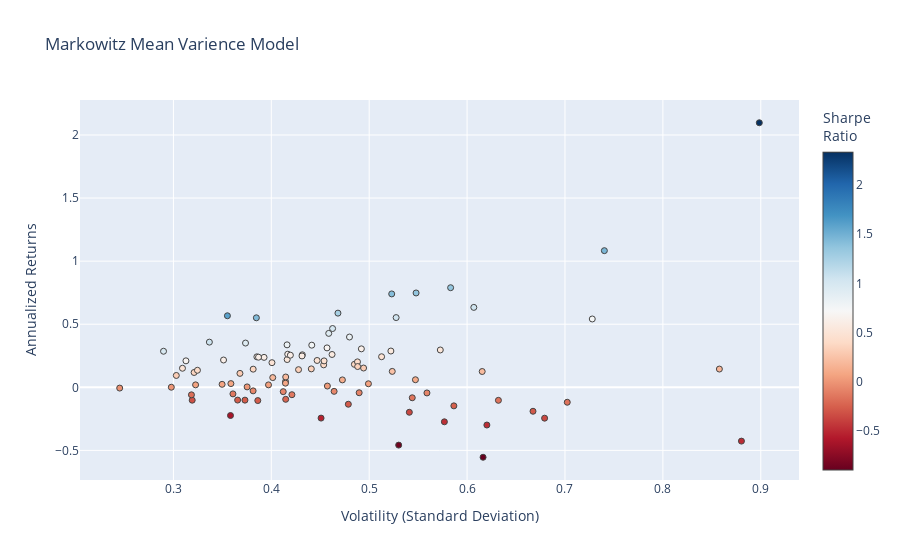

Notebook cell for this chart:
### Code cell
hover_texts = [
    f"{ticker} <br>Volatility: {vol:.3f} <br>Returns: {ret:.3%} <br>Sharpe Ratio: {sr:.3f}"
    for ticker, vol, ret, sr in zip(names, volatility, annualized_returns, sharpe_ratios)
]

fig = go.Figure(data=go.Scatter(
    x=volatility,
    y=annualized_returns,
    mode='markers',
    hoverinfo='text',
    hovertext=hover_texts,
    marker=dict(color=sharpe_ratios, colorscale = 'RdBu', size=6, line=dict(width=1), colorbar=dict(title="Sharpe<br>Ratio")
    )
))

fig.update_layout(
    title='Markowitz Mean Varience Model',
    xaxis_title='Volatility (Standard Deviation)',
    yaxis_title='Annualized Returns',
)

fig.show()

### Figure 1 — Plotly figure (JSON) as saved in the notebook; plotly's stock layout.template omitted (floating-point values rounded to 4 significant figures)
{"data": [{"hoverinfo": "text", "hovertext": ["GIS_Close <br>Volatility: 0.309 <br>Returns: 15.105% <br>Sharpe Ratio: 0.488", "WMT_Close <br>Volatility: 0.313 <br>Returns: 20.983% <br>Sharpe Ratio: 0.671", "ORCL_Close <br>Volatility: 0.401 <br>Returns: 19.527% <br>Sharpe Ratio: 0.487", "GS_Close <br>Volatility: 0.524 <br>Returns: 12.618% <br>Sharpe Ratio: 0.241", "TMO_Close <br>Volatility: 0.374 <br>Returns: 35.075% <br>Sharpe Ratio: 0.939", "ACN_Close <br>Volatility: 0.416 <br>Returns: 22.015% <br>Sharpe Ratio: 0.529", "DUK_Close <br>Volatility: 0.415 <br>Returns: 4.539% <br>Sharpe Ratio: 0.110", "NVDA_Close <br>Volatility: 0.583 <br>Returns: 78.950% <br>Sharpe Ratio: 1.354", "BMY_Close <br>Volatility: 0.298 <br>Returns: 0.066% <br>Sharpe Ratio: 0.002", "NEE_Close <br>Volatility: 0.417 <br>Returns: 26.242% <br>Sharpe Ratio: 0.630", "SRE_Close <br>Volatility: 0.479 <br>Returns: -13.414% <br>Sharpe Ratio: -0.280", "IBM_Close <br>Volatility: 0.412 <br>Returns: -3.438% <br>Sharpe Ratio: -0.083", "ISRG_Close <br>Volatility: 0.457 <br>Returns: 31.244% <br>Sharpe Ratio: 0.684", "BABA_Close <br>Volatility: 0.415 <br>Returns: 8.165% <br>Sharpe Ratio: 0.197", "CPB_Close <br>Volatility: 0.323 <br>Returns: 1.937% <br>Sharpe Ratio: 0.060", "MS_Close <br>Volatility: 0.573 <br>Returns: 29.594% <br>Sharpe Ratio: 0.517", "RMD_Close <br>Volatility: 0.492 <br>Returns: 30.490% <br>Sharpe Ratio: 0.620", "EXC_Close <br>Volatility: 0.490 <br>Returns: -4.296% <br>Sharpe Ratio: -0.088", "AMD_Close <br>Volatility: 0.607 <br>Returns: 63.359% <br>Sharpe Ratio: 1.044", "VRTX_Close <br>Volatility: 0.473 <br>Returns: 5.877% <br>Sharpe Ratio: 0.124", "KO_Close <br>Volatility: 0.350 <br>Returns: 2.369% <br>Sharpe Ratio: 0.068", "TXN_Close <br>Volatility: 0.432 <br>Returns: 25.771% <br>Sharpe Ratio: 0.597", "MCD_Close <br>Volatility: 0.401 <br>Returns: 7.720% <br>Sharpe Ratio: 0.192", "JNJ_Close <br>Volatility: 0.303 <br>Returns: 9.397% <br>Sharpe Ratio: 0.310", "HON_Close <br>Volatility: 0.453 <br>Returns: 17.805% <br>Sharpe Ratio: 0.393", "PYPL_Close <br>Volatility: 0.523 <br>Returns: 74.029% <br>Sharpe Ratio: 1.415", "MRK_Close <br>Volatility: 0.319 <br>Returns: -10.200% <br>Sharpe Ratio: -0.320", "UBER_Close <br>Volatility: 0.728 <br>Returns: 54.160% <br>Sharpe Ratio: 0.744", "XOM_Close <br>Volatility: 0.530 <br>Returns: -45.815% <br>Sharpe Ratio: -0.864", "GM_Close <br>Volatility: 0.615 <br>Returns: 12.534% <br>Sharpe Ratio: 0.204", "KR_Close <br>Volatility: 0.321 <br>Returns: 11.767% <br>Sharpe Ratio: 0.366", "LMT_Close <br>Volatility: 0.415 <br>Returns: -9.516% <br>Sharpe Ratio: -0.229", "TSLA_Close <br>Volatility: 0.898 <br>Returns: 209.696% <br>Sharpe Ratio: 2.334", "REGN_Close <br>Volatility: 0.431 <br>Returns: 24.871% <br>Sharpe Ratio: 0.577", "AMGN_Close <br>Volatility: 0.381 <br>Returns: -2.820% <br>Sharpe Ratio: -0.074", "UNH_Close <br>Volatility: 0.485 <br>Returns: 18.210% <br>Sharpe Ratio: 0.376", "T_Close <br>Volatility: 0.358 <br>Returns: -22.344% <br>Sharpe Ratio: -0.624", "ADBE_Close <br>Volatility: 0.480 <br>Returns: 39.865% <br>Sharpe Ratio: 0.831", "VZ_Close <br>Volatility: 0.245 <br>Returns: -0.605% <br>Sharpe Ratio: -0.025", "WFC_Close <br>Volatility: 0.616 <br>Returns: -55.430% <br>Sharpe Ratio: -0.899", "GILD_Close <br>Volatility: 0.373 <br>Returns: -10.162% <br>Sharpe Ratio: -0.272", "EW_Close <br>Volatility: 0.441 <br>Returns: 14.610% <br>Sharpe Ratio: 0.331", "DIS_Close <br>Volatility: 0.488 <br>Returns: 20.167% <br>Sharpe Ratio: 0.413", "ABBV_Close <br>Volatility: 0.351 <br>Returns: 21.647% <br>Sharpe Ratio: 0.616", "BIIB_Close <br>Volatility: 0.667 <br>Returns: -18.970% <br>Sharpe Ratio: -0.284", "LYFT_Close <br>Volatility: 0.858 <br>Returns: 14.478% <br>Sharpe Ratio: 0.169", "MO_Close <br>Volatility: 0.366 <br>Returns: -10.116% <br>Sharpe Ratio: -0.277", "BSX_Close <br>Volatility: 0.451 <br>Returns: -24.400% <br>Sharpe Ratio: -0.541", "DHR_Close <br>Volatility: 0.337 <br>Returns: 35.814% <br>Sharpe Ratio: 1.064", "MDT_Close <br>Volatility: 0.414 <br>Returns: 3.293% <br>Sharpe Ratio: 0.079", "SPOT_Close <br>Volatility: 0.548 <br>Returns: 74.788% <br>Sharpe Ratio: 1.365", "META_Close <br>Volatility: 0.462 <br>Returns: 26.030% <br>Sharpe Ratio: 0.563", "PG_Close <br>Volatility: 0.325 <br>Returns: 13.501% <br>Sharpe Ratio: 0.416", "UA_Close <br>Volatility: 0.679 <br>Returns: -24.459% <br>Sharpe Ratio: -0.360", "COST_Close <br>Volatility: 0.290 <br>Returns: 28.590% <br>Sharpe Ratio: 0.986", "V_Close <br>Volatility: 0.428 <br>Returns: 13.994% <br>Sharpe Ratio: 0.327", "QCOM_Close <br>Volatility: 0.528 <br>Returns: 55.263% <br>Sharpe Ratio: 1.048", "GE_Close <br>Volatility: 0.632 <br>Returns: -10.323% <br>Sharpe Ratio: -0.163", "MMM_Close <br>Volatility: 0.375 <br>Returns: 0.330% <br>Sharpe Ratio: 0.009", "SAP_Close <br>Volatility: 0.464 <br>Returns: -3.194% <br>Sharpe Ratio: -0.069", "LLY_Close <br>Volatility: 0.419 <br>Returns: 25.453% <br>Sharpe Ratio: 0.607", "DE_Close <br>Volatility: 0.459 <br>Returns: 42.745% <br>Sharpe Ratio: 0.932", "BAC_Close <br>Volatility: 0.586 <br>Returns: -14.706% <br>Sharpe Ratio: -0.251", "ETN_Close <br>Volatility: 0.513 <br>Returns: 24.236% <br>Sharpe Ratio: 0.473", "PM_Close <br>Volatility: 0.397 <br>Returns: 1.919% <br>Sharpe Ratio: 0.048", "SYK_Close <br>Volatility: 0.494 <br>Returns: 15.287% <br>Sharpe Ratio: 0.309", "SNAP_Close <br>Volatility: 0.740 <br>Returns: 108.305% <br>Sharpe Ratio: 1.463", "MSFT_Close <br>Volatility: 0.441 <br>Returns: 33.406% <br>Sharpe Ratio: 0.757", "NKE_Close <br>Volatility: 0.416 <br>Returns: 33.675% <br>Sharpe Ratio: 0.809", "CAT_Close <br>Volatility: 0.454 <br>Returns: 20.953% <br>Sharpe Ratio: 0.462", "EMR_Close <br>Volatility: 0.547 <br>Returns: 6.008% <br>Sharpe Ratio: 0.110", "BTI_Close <br>Volatility: 0.361 <br>Returns: -5.213% <br>Sharpe Ratio: -0.144", "SO_Close <br>Volatility: 0.457 <br>Returns: 0.996% <br>Sharpe Ratio: 0.022", "CVX_Close <br>Volatility: 0.620 <br>Returns: -29.888% <br>Sharpe Ratio: -0.482", "AAPL_Close <br>Volatility: 0.468 <br>Returns: 58.803% <br>Sharpe Ratio: 1.256", "ABT_Close <br>Volatility: 0.393 <br>Returns: 23.745% <br>Sharpe Ratio: 0.605", "JPM_Close <br>Volatility: 0.544 <br>Returns: -8.287% <br>Sharpe Ratio: -0.152", "SYY_Close <br>Volatility: 0.702 <br>Returns: -11.836% <br>Sharpe Ratio: -0.169", "GOOG_Close <br>Volatility: 0.385 <br>Returns: 24.168% <br>Sharpe Ratio: 0.627", "ZBH_Close <br>Volatility: 0.499 <br>Returns: 2.809% <br>Sharpe Ratio: 0.056", "BA_Close <br>Volatility: 0.880 <br>Returns: -42.649% <br>Sharpe Ratio: -0.485", "CSCO_Close <br>Volatility: 0.421 <br>Returns: -5.864% <br>Sharpe Ratio: -0.139", "F_Close <br>Volatility: 0.559 <br>Returns: -4.460% <br>Sharpe Ratio: -0.080", "AMZN_Close <br>Volatility: 0.385 <br>Returns: 55.101% <br>Sharpe Ratio: 1.432", "PEP_Close <br>Volatility: 0.368 <br>Returns: 11.037% <br>Sharpe Ratio: 0.300", "MA_Close <br>Volatility: 0.488 <br>Returns: 16.468% <br>Sharpe Ratio: 0.337", "CMCSA_Close <br>Volatility: 0.381 <br>Returns: 14.383% <br>Sharpe Ratio: 0.377", "RTX_Close <br>Volatility: 0.577 <br>Returns: -27.337% <br>Sharpe Ratio: -0.474", "INTC_Close <br>Volatility: 0.541 <br>Returns: -19.777% <br>Sharpe Ratio: -0.366", "PFE_Close <br>Volatility: 0.359 <br>Returns: 2.947% <br>Sharpe Ratio: 0.082", "RDY_Close <br>Volatility: 0.355 <br>Returns: 56.708% <br>Sharpe Ratio: 1.597", "K_Close <br>Volatility: 0.318 <br>Returns: -5.956% <br>Sharpe Ratio: -0.187", "NFLX_Close <br>Volatility: 0.463 <br>Returns: 46.595% <br>Sharpe Ratio: 1.007", "AEP_Close <br>Volatility: 0.386 <br>Returns: -10.503% <br>Sharpe Ratio: -0.272", "CRM_Close <br>Volatility: 0.522 <br>Returns: 28.769% <br>Sharpe Ratio: 0.551", "HD_Close <br>Volatility: 0.447 <br>Returns: 21.279% <br>Sharpe Ratio: 0.476", "GOOGL_Close <br>Volatility: 0.387 <br>Returns: 23.883% <br>Sharpe Ratio: 0.617"], "marker": {"color": [0.4884, 0.6708, 0.4874, 0.241, 0.9387, 0.5289, 0.1095, 1.354, 0.002229, 0.6296, -0.2802, -0.08341, 0.6838, 0.1969, 0.06005, 0.5168, 0.6197, -0.08773, 1.044, 0.1244, 0.06774, 0.597, 0.1923, 0.3102, 0.3926, 1.415, -0.3195, 0.7441, -0.8642, 0.2037, 0.3664, -0.2295, 2.334, 0.5766, -0.07394, 0.3755, -0.6236, 0.8307, -0.0247, -0.8994, -0.2724, 0.3314, 0.4132, 0.6164, -0.2843, 0.1688, -0.2767, -0.5412, 1.064, 0.07944, 1.365, 0.5634, 0.416, -0.3601, 0.9862, 0.3271, 1.048, -0.1633, 0.008799, -0.06882, 0.6067, 0.932, -0.2507, 0.4728, 0.04832, 0.3093, 1.463, 0.7569, 0.8093, 0.4616, 0.1098, -0.1445, 0.02178, -0.4819, 1.256, 0.6048, -0.1523, -0.1685, 0.6273, 0.05627, -0.4845, -0.1393, -0.07979, 1.432, 0.3, 0.3373, 0.377, -0.4739, -0.3656, 0.08215, 1.597, -0.187, 1.007, -0.272, 0.5509, 0.4763, 0.6173], "colorbar": {"title": {"text": "Sharpe<br>Ratio"}}, "colorscale": [[0, "rgb(103,0,31)"], [0.1, "rgb(178,24,43)"], [0.2, "rgb(214,96,77)"], [0.3, "rgb(244,165,130)"], [0.4, "rgb(253,219,199)"], [0.5, "rgb(247,247,247)"], [0.6, "rgb(209,229,240)"], [0.7, "rgb(146,197,222)"], [0.8, "rgb(67,147,195)"], [0.9, "rgb(33,102,172)"], [1, "rgb(5,48,97)"]], "line": {"width": 1}, "size": 6}, "mode": "markers", "type": "scatter", "x": [0.3093, 0.3128, 0.4007, 0.5235, 0.3737, 0.4162, 0.4145, 0.5832, 0.2979, 0.4168, 0.4787, 0.4122, 0.4569, 0.4147, 0.3227, 0.5726, 0.492, 0.4898, 0.6069, 0.4726, 0.3497, 0.4317, 0.4015, 0.303, 0.4535, 0.523, 0.3192, 0.7279, 0.5301, 0.6154, 0.3211, 0.4147, 0.8985, 0.4314, 0.3814, 0.4849, 0.3583, 0.4799, 0.2451, 0.6163, 0.3731, 0.4409, 0.488, 0.3512, 0.6673, 0.8577, 0.3656, 0.4508, 0.3367, 0.4145, 0.5479, 0.4621, 0.3245, 0.6792, 0.2899, 0.4278, 0.5275, 0.632, 0.3753, 0.4642, 0.4195, 0.4587, 0.5865, 0.5127, 0.3971, 0.4943, 0.7402, 0.4413, 0.4161, 0.4539, 0.5472, 0.3608, 0.4573, 0.6202, 0.4681, 0.3926, 0.544, 0.7023, 0.3853, 0.4992, 0.8803, 0.4211, 0.559, 0.3847, 0.368, 0.4882, 0.3815, 0.5768, 0.541, 0.3587, 0.3552, 0.3184, 0.4626, 0.3862, 0.5222, 0.4468, 0.3869], "y": [0.1511, 0.2098, 0.1953, 0.1262, 0.3507, 0.2202, 0.04539, 0.7895, 0.0006639, 0.2624, -0.1341, -0.03438, 0.3124, 0.08165, 0.01937, 0.2959, 0.3049, -0.04296, 0.6336, 0.05877, 0.02369, 0.2577, 0.0772, 0.09397, 0.1781, 0.7403, -0.102, 0.5416, -0.4582, 0.1253, 0.1177, -0.09516, 2.097, 0.2487, -0.0282, 0.1821, -0.2234, 0.3986, -0.006055, -0.5543, -0.1016, 0.1461, 0.2017, 0.2165, -0.1897, 0.1448, -0.1012, -0.244, 0.3581, 0.03293, 0.7479, 0.2603, 0.135, -0.2446, 0.2859, 0.1399, 0.5526, -0.1032, 0.003302, -0.03194, 0.2545, 0.4275, -0.1471, 0.2424, 0.01919, 0.1529, 1.083, 0.3341, 0.3368, 0.2095, 0.06008, -0.05213, 0.009958, -0.2989, 0.588, 0.2374, -0.08287, -0.1184, 0.2417, 0.02809, -0.4265, -0.05864, -0.0446, 0.551, 0.1104, 0.1647, 0.1438, -0.2734, -0.1978, 0.02947, 0.5671, -0.05956, 0.4659, -0.105, 0.2877, 0.2128, 0.2388]}], "layout": {"title": {"text": "Markowitz Mean Varience Model"}, "xaxis": {"title": {"text": "Volatility (Standard Deviation)"}}, "yaxis": {"title": {"text": "Annualized Returns"}}}}
